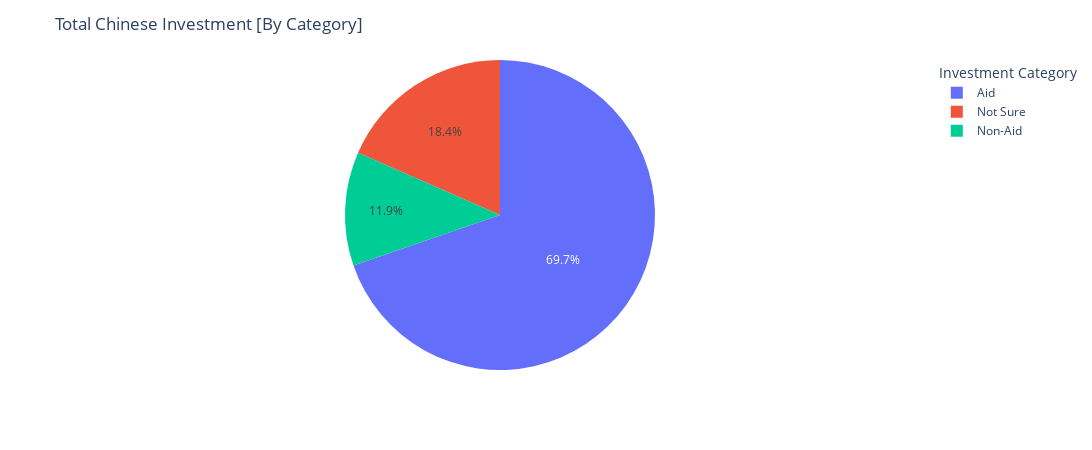

Source (notebook cell):
### Markdown cell above
## row 2

### Code cell
values = ms['flow_class'].value_counts()
class_ = pd.unique(ms['flow_class'])

fig = px.pie(ms, values=values, labels=class_, names = class_)
fig.update_layout(
    width=1500, height=450,
    title = "Total Chinese Investment [By Category]",
    legend_title_text='Investment Category',
    showlegend=True
    
)

fig.show()

### Figure 1 — Plotly figure (JSON) as saved in the notebook; plotly's stock layout.template omitted (floating-point values rounded to 4 significant figures)
{"data": [{"domain": {"x": [0, 1], "y": [0, 1]}, "hovertemplate": "label=%{label}<br>value=%{value}<extra></extra>", "labels": ["Aid", "Not Sure", "Non-Aid"], "legendgroup": "", "name": "", "showlegend": true, "type": "pie", "values": [4315, 1140, 735]}], "layout": {"height": 450, "legend": {"title": {"text": "Investment Category"}, "tracegroupgap": 0}, "margin": {"t": 60}, "showlegend": true, "title": {"text": "Total Chinese Investment [By Category]"}, "width": 1500}}
